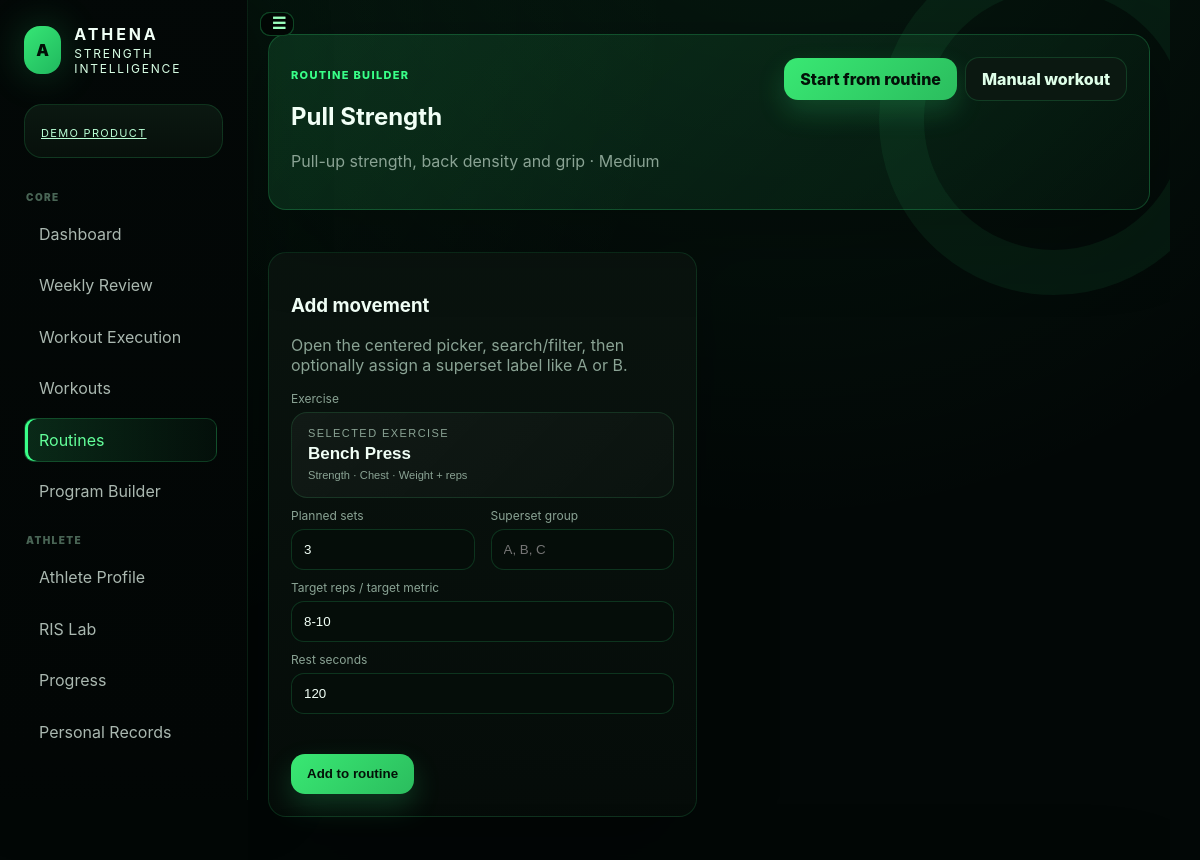
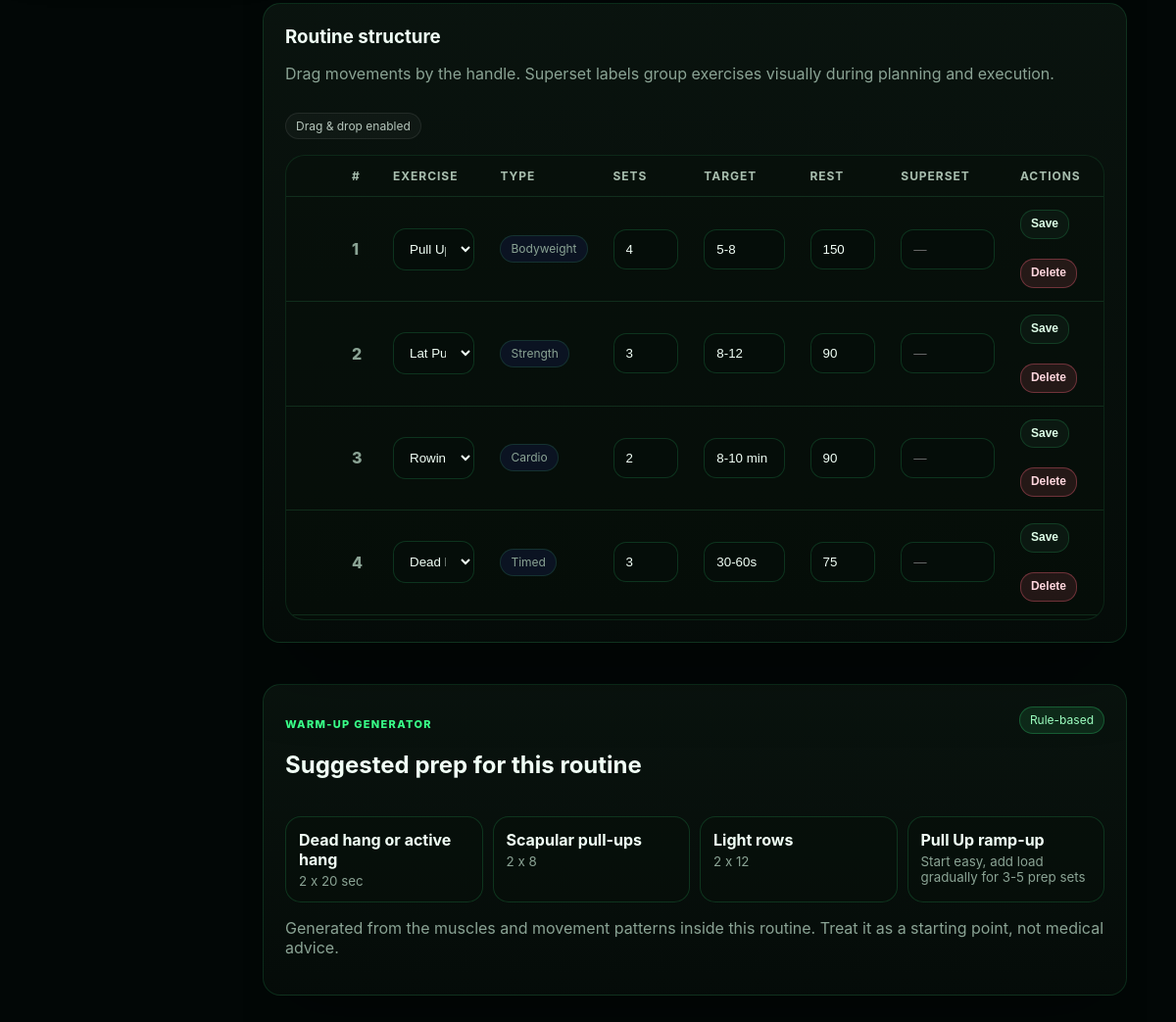
Page /routines/6 on the committed database (2 pictures, top to bottom).
### tables this page shows
CREATE TABLE routines(
            id INTEGER PRIMARY KEY AUTOINCREMENT,
            name TEXT NOT NULL,
            goal TEXT,
            intensity TEXT,
            notes TEXT,
            created_at TEXT DEFAULT CURRENT_TIMESTAMP
        );

CREATE TABLE exercises(
            id INTEGER PRIMARY KEY AUTOINCREMENT,
            name TEXT NOT NULL,
            muscle_group TEXT NOT NULL,
            equipment TEXT NOT NULL DEFAULT 'Barbell',
            notes TEXT DEFAULT '',
            is_custom INTEGER DEFAULT 1
        , image_path TEXT DEFAULT '', description TEXT DEFAULT '', difficulty TEXT DEFAULT 'Intermediate', primary_muscle TEXT DEFAULT '', secondary_muscles TEXT DEFAULT '', instructions TEXT DEFAULT '', cues TEXT DEFAULT '', common_mistakes TEXT DEFAULT '', ris_tag TEXT DEFAULT 'Strength', exercise_type TEXT DEFAULT 'Strength', metric_hint TEXT DEFAULT 'Weight + reps', media_url TEXT DEFAULT '', movement_pattern TEXT DEFAULT '', athena_identity TEXT DEFAULT 'Performance Engine movement');

CREATE TABLE routine_exercises(
            id INTEGER PRIMARY KEY AUTOINCREMENT,
            routine_id INTEGER,
            exercise_id INTEGER,
            planned_sets INTEGER,
            target_reps TEXT,
            rest_seconds INTEGER DEFAULT 120,
            order_index INTEGER DEFAULT 0
        , superset_group TEXT DEFAULT '');

### app.py (the view, shortened to what this page needs)
@app.route('/routines/<int:rid>', methods=['GET','POST'])
def routine_detail(rid):
    routine = q('SELECT * FROM routines WHERE id=?',(rid,),one=True)
    items = q('SELECT re.*, e.name, e.muscle_group, e.equipment, e.exercise_type, e.metric_hint, e.image_path FROM routine_exercises re JOIN exercises e ON e.id=re.exercise_id WHERE routine_id=? ORDER BY order_index',(rid,))
    ctx = exercise_picker_context()
    return render_template('routine_detail.html', routine=routine, items=items, exercises=q('SELECT * FROM exercises ORDER BY name'), warmup=warmup_plan_for_exercises(items), **ctx)

### app.py (called while the page is built)
def db():
    conn = sqlite3.connect(DB_PATH)
    conn.row_factory = sqlite3.Row
    return conn

def q(sql, params=(), one=False, commit=False):
    with db() as conn:
        cur = conn.execute(sql, params)
        if commit:
            conn.commit()
        return (cur.fetchone() if one else cur.fetchall())

@app.context_processor
def inject():
    return dict(MUSCLES=MUSCLES, MOODS=MOODS, SEXES=SEXES, DIFFICULTY=DIFFICULTY, EXERCISE_TYPES=EXERCISE_TYPES, today=datetime.date.today().isoformat())

def favorite_exercise_ids():
    return {r['exercise_id'] for r in q('SELECT exercise_id FROM exercise_favorites')}

def recent_exercise_ids(limit=12):
    return [r['exercise_id'] for r in q('SELECT exercise_id, MAX(created_at) last_used FROM exercise_recent GROUP BY exercise_id ORDER BY last_used DESC LIMIT ?', (limit,))]

def exercise_picker_context():
    favs = favorite_exercise_ids()
    recents = set(recent_exercise_ids(12))
    subs = {}
    for r in q('''SELECT s.exercise_id, e.id substitute_id, e.name, e.muscle_group, e.exercise_type, s.note
                  FROM exercise_substitutions s JOIN exercises e ON e.id=s.substitute_id
                  ORDER BY e.name'''):
        subs.setdefault(r['exercise_id'], []).append(dict(r))
    return {'favorite_ids': favs, 'recent_ids': recents, 'substitutions': subs}

@app.context_processor
def athena_v116_context():
    return dict(
        athlete_rank_from_xp=athlete_rank_from_xp,
        streak_system_v2=streak_system_v2,
        profile_completion_score=profile_completion_score,
        skill_tree_view_data=skill_tree_view_data,
        featured_achievements=featured_achievements,
        upcoming_goals_data=upcoming_goals_data,
        smart_training_suggestion_v2=smart_training_suggestion_v2,
        dashboard_mission_v2=dashboard_mission_v2,
    )

### templates/routine_detail.html (shortened to what this page needs)
{% extends 'base.html' %}{% block title %}{{routine.name}}{% endblock %}{% block content %}
<section class="card hero"><div class="workout-head"><div><p class="eyebrow">Routine Builder</p><h2>{{routine.name}}</h2><p class="muted">{{routine.goal}} · {{routine.intensity}}</p></div><div class="action-row"><a class="primary" href="/routines/{{routine.id}}/start">Start from routine</a><a class="btn" href="/workouts/new">Manual workout</a></div></div></section><br>
<div class="grid cols-3">
  <div class="card"><h3>Add movement</h3><p class="muted">Open the centered picker, search/filter, then optionally assign a superset label like A or B.</p><form method="post"><label>Exercise</label>{% set picker_id='routineExercisePicker' %}{% set hidden_name='exercise_id' %}{% set default_exercise=exercises[0] if exercises else none %}{% include 'partials/exercise_picker.html' %}<div class="form-grid two"><div><label>Planned sets</label><input name="planned_sets" type="number" value="3" min="1"></div><div><label>Superset group</label><input name="superset_group" maxlength="3" placeholder="A, B, C"></div></div><label>Target reps / target metric</label><input name="target_reps" value="8-10"><label>Rest seconds</label><input name="rest_seconds" type="number" value="120" min="0"><input name="order_index" type="hidden" value="{{(items|length)+1}}"><br><br><button class="primary">Add to routine</button></form></div>
  <div class="card" style="grid-column:span 2"><div class="section-head"><div><h3>Routine structure</h3><p class="muted">Drag movements by the handle. Superset labels group exercises visually during planning and execution.</p></div><span id="reorderStatus" class="pill soft">Drag & drop enabled</span></div><div class="table-scroll routine-table-wrap"><table class="routine-sortable"><tr><th></th><th>#</th><th>Exercise</th><th>Type</th><th>Sets</th><th>Target</th><th>Rest</th><th>Superset</th><th>Actions</th></tr>{% for i in items %}<tr class="routine-row {% if i.superset_group %}superset-row{% endif %}" draggable="true" data-item-id="{{i.id}}"><td class="drag-cell"><button class="drag-handle" type="button">☰</button></td><td class="order-label">{{loop.index}}</td><td><form class="routine-edit-form" method="post" action="{{url_for('routine_item_edit', rid=routine.id, item_id=i.id)}}"><input name="order_index" type="hidden" value="{{i.order_index}}"><select name="exercise_id">{% for e in exercises %}<option value="{{e.id}}" {% if e.id==i.exercise_id %}selected{% endif %}>{{e.name}}</option>{% endfor %}</select></td><td><span class="pill">{{i.exercise_type}}</span></td><td><input name="planned_sets" type="number" value="{{i.planned_sets}}" min="1"></td><td><input name="target_reps" value="{{i.target_reps}}"></td><td><input name="rest_seconds" type="number" value="{{i.rest_seconds}}"></td><td><input name="superset_group" value="{{i.superset_group or ''}}" maxlength="3" placeholder="—"></td><td><div class="row-actions"><button class="btn tiny">Save</button></form><form method="post" action="{{url_for('routine_item_delete', rid=routine.id, item_id=i.id)}}" onsubmit="return confirm('Remove this exercise from routine?')"><button class="btn tiny danger-btn">Delete</button></form></div></td></tr>{% endfor %}</table></div>{% if not items %}<p class="muted">No exercises yet.</p>{% endif %}</div>
</div>
<br>
<section class="card"><div class="section-head"><div><p class="eyebrow">Warm-up generator</p><h2>Suggested prep for this routine</h2></div><span class="pill green">Rule-based</span></div><div class="warmup-grid">{% for w in warmup %}<div><b>{{w.name}}</b><small>{{w.target}}</small></div>{% endfor %}</div><p class="muted">Generated from the muscles and movement patterns inside this routine. Treat it as a starting point, not medical advice.</p></section>
{% endblock %}

### templates/partials/exercise_picker.html (shortened to what this page needs)
<div class="exercise-picker-shell" data-picker="{{ picker_id }}">
  <button type="button" class="exercise-picker-button" data-open-picker="{{ picker_id }}">
    <span class="picker-kicker">Selected exercise</span>
    <strong id="{{ picker_id }}_selected_name">{{ default_exercise.name if default_exercise else (exercises[0].name if exercises else 'No exercises available') }}</strong>
    <small id="{{ picker_id }}_selected_meta">{{ (default_exercise.exercise_type ~ ' · ' ~ default_exercise.muscle_group ~ ' · ' ~ default_exercise.metric_hint) if default_exercise else ((exercises[0].exercise_type ~ ' · ' ~ exercises[0].muscle_group ~ ' · ' ~ exercises[0].metric_hint) if exercises else 'Create an exercise first') }}</small>
  </button>
</div>

### rows in the picture
routines: name "Pull Strength", goal "Pull-up strength, back density and grip", intensity "Medium"
exercises: name "Bench Press", exercise_type+muscle_group+metric_hint "Strength · Chest · Weight + reps"
routine_exercises: exercise_id "Pull Up", exercise_type "Bodyweight", planned_sets "4", target_reps "5-8", rest_seconds "150"
routine_exercises: exercise_id "Lat Pulldown", exercise_type "Strength", planned_sets "3", target_reps "8-12", rest_seconds "90"
routine_exercises: exercise_id "Rowing Machine", exercise_type "Cardio", planned_sets "2", target_reps "8-10 min", rest_seconds "90"
routine_exercises: exercise_id "Dead Hang", exercise_type "Timed", planned_sets "3", target_reps "30-60s", rest_seconds "75"

### other values in the picture
{{ w.name }} "Dead hang or active hang" "Scapular pull-ups" "Light rows" "Pull Up ramp-up"
{{ w.target }} "2 x 20 sec" "2 x 8" "2 x 12" "Start easy, add load gradually for 3-5 prep sets"
